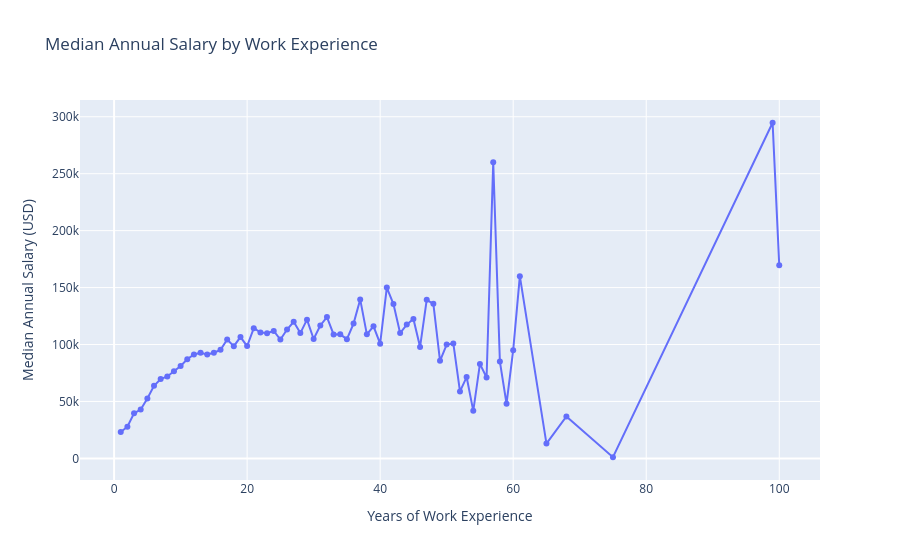

Here is the notebook cell this chart was saved with:
### Markdown cell above
### 7.2 Visualizing Salary by Work Experience

Use a line chart to visualize how median annual compensation varies across years of work experience.

### Code cell
import plotly.express as px

fig = px.line(
    experience_salary,
    x='WorkExp',
    y='median',
    markers=True,
    title='Median Annual Salary by Work Experience',
    labels={
        'WorkExp': 'Years of Work Experience',
        'median': 'Median Annual Salary (USD)'
    }
)

fig.show()

### Figure 1 — Plotly figure (JSON) as saved in the notebook; plotly's stock layout.template omitted (floating-point values rounded to 4 significant figures)
{"data": [{"hovertemplate": "Years of Work Experience=%{x}<br>Median Annual Salary (USD)=%{y}<extra></extra>", "legendgroup": "", "line": {"color": "#636efa", "dash": "solid"}, "marker": {"symbol": "circle"}, "mode": "lines+markers", "name": "", "orientation": "v", "showlegend": false, "type": "scatter", "x": [1.0, 2.0, 3.0, 4.0, 5.0, 6.0, 7.0, 8.0, 9.0, 10.0, 11.0, 12.0, 13.0, 14.0, 15.0, 16.0, 17.0, 18.0, 19.0, 20.0, 21.0, 22.0, 23.0, 24.0, 25.0, 26.0, 27.0, 28.0, 29.0, 30.0, 31.0, 32.0, 33.0, 34.0, 35.0, 36.0, 37.0, 38.0, 39.0, 40.0, 41.0, 42.0, 43.0, 44.0, 45.0, 46.0, 47.0, 48.0, 49.0, 50.0, 51.0, 52.0, 53.0, 54.0, 55.0, 56.0, 57.0, 58.0, 59.0, 60.0, 61.0, 65.0, 68.0, 75.0, 99.0, 100.0], "xaxis": "x", "y": [23200.0, 27840.0, 39570.0, 42900.0, 52660.0, 63810.0, 69610.0, 71930.0, 76570.0, 81210.0, 87010.0, 91220.0, 92810.0, 91200.0, 92810.0, 95300.0, 104400.0, 98550.0, 106600.0, 98610.0, 114400.0, 110700.0, 110000.0, 112000.0, 104400.0, 113200.0, 120000.0, 110000.0, 121800.0, 104800.0, 116700.0, 124100.0, 108900.0, 108900.0, 104700.0, 118400.0, 139600.0, 108900.0, 116000.0, 100800.0, 150000.0, 135600.0, 110100.0, 117500.0, 122500.0, 97850.0, 139200.0, 135800.0, 85640.0, 100000.0, 101000.0, 58830.0, 71420.0, 41760.0, 83000.0, 71070.0, 260000.0, 85000.0, 48000.0, 95000.0, 160000.0, 13000.0, 36850.0, 1000.0, 294800.0, 169600.0], "yaxis": "y"}], "layout": {"legend": {"tracegroupgap": 0}, "title": {"text": "Median Annual Salary by Work Experience"}, "xaxis": {"anchor": "y", "domain": [0, 1], "title": {"text": "Years of Work Experience"}}, "yaxis": {"anchor": "x", "domain": [0, 1], "title": {"text": "Median Annual Salary (USD)"}}}}
